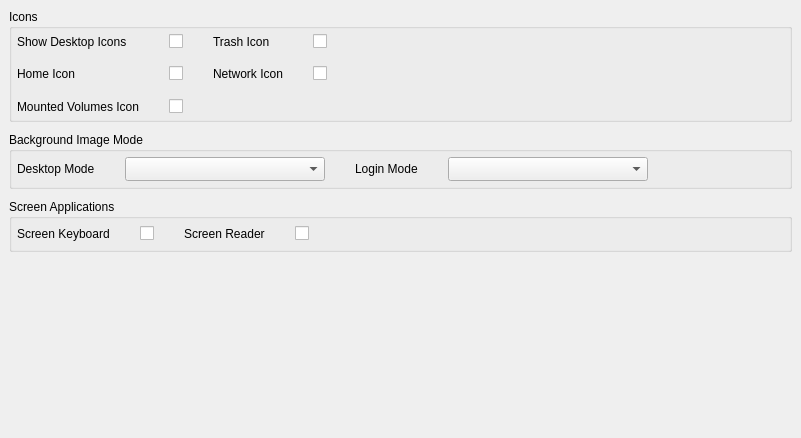
<?xml version="1.0" encoding="UTF-8"?>
<ui version="4.0">
 <class>AppearanceSettings</class>
 <widget class="QWidget" name="AppearanceSettings">
  <property name="geometry">
   <rect>
    <x>0</x>
    <y>0</y>
    <width>801</width>
    <height>438</height>
   </rect>
  </property>
  <property name="windowTitle">
   <string notr="true"/>
  </property>
  <layout class="QVBoxLayout" name="verticalLayout">
   <property name="spacing">
    <number>0</number>
   </property>
   <property name="leftMargin">
    <number>0</number>
   </property>
   <property name="topMargin">
    <number>0</number>
   </property>
   <property name="rightMargin">
    <number>0</number>
   </property>
   <property name="bottomMargin">
    <number>0</number>
   </property>
   <item>
    <widget class="QWidget" name="widgetAppearance" native="true">
     <layout class="QGridLayout" name="gridLayout">
      <property name="horizontalSpacing">
       <number>20</number>
      </property>
      <property name="verticalSpacing">
       <number>10</number>
      </property>
      <item row="2" column="0" colspan="5">
       <widget class="QGroupBox" name="grpScreenApps">
        <property name="title">
         <string>Screen Applications</string>
        </property>
        <layout class="QGridLayout" name="gridLayout_4">
         <property name="leftMargin">
          <number>5</number>
         </property>
         <property name="topMargin">
          <number>5</number>
         </property>
         <property name="rightMargin">
          <number>5</number>
         </property>
         <property name="bottomMargin">
          <number>5</number>
         </property>
         <property name="horizontalSpacing">
          <number>30</number>
         </property>
         <property name="verticalSpacing">
          <number>15</number>
         </property>
         <item row="0" column="2" alignment="Qt::AlignLeft">
          <widget class="QLabel" name="lblMountedIcon_5">
           <property name="sizePolicy">
            <sizepolicy hsizetype="Expanding" vsizetype="Preferred">
             <horstretch>0</horstretch>
             <verstretch>0</verstretch>
            </sizepolicy>
           </property>
           <property name="text">
            <string>Screen Reader</string>
           </property>
          </widget>
         </item>
         <item row="0" column="3">
          <widget class="QCheckBox" name="checkScreenReader">
           <property name="cursor">
            <cursorShape>PointingHandCursor</cursorShape>
           </property>
           <property name="focusPolicy">
            <enum>Qt::NoFocus</enum>
           </property>
           <property name="text">
            <string/>
           </property>
          </widget>
         </item>
         <item row="0" column="0" alignment="Qt::AlignLeft">
          <widget class="QLabel" name="lblMountedIcon_4">
           <property name="sizePolicy">
            <sizepolicy hsizetype="Expanding" vsizetype="Preferred">
             <horstretch>0</horstretch>
             <verstretch>0</verstretch>
            </sizepolicy>
           </property>
           <property name="text">
            <string>Screen Keyboard</string>
           </property>
          </widget>
         </item>
         <item row="0" column="1">
          <widget class="QCheckBox" name="checkScreenKeyboard">
           <property name="cursor">
            <cursorShape>PointingHandCursor</cursorShape>
           </property>
           <property name="focusPolicy">
            <enum>Qt::NoFocus</enum>
           </property>
           <property name="text">
            <string/>
           </property>
          </widget>
         </item>
         <item row="0" column="4">
          <spacer name="horizontalSpacer_3">
           <property name="orientation">
            <enum>Qt::Horizontal</enum>
           </property>
           <property name="sizeHint" stdset="0">
            <size>
             <width>40</width>
             <height>20</height>
            </size>
           </property>
          </spacer>
         </item>
        </layout>
       </widget>
      </item>
      <item row="1" column="0" colspan="5">
       <widget class="QGroupBox" name="grpBackground">
        <property name="title">
         <string>Background Image Mode</string>
        </property>
        <layout class="QGridLayout" name="gridLayout_3">
         <property name="leftMargin">
          <number>5</number>
         </property>
         <property name="topMargin">
          <number>5</number>
         </property>
         <property name="rightMargin">
          <number>5</number>
         </property>
         <property name="bottomMargin">
          <number>5</number>
         </property>
         <property name="horizontalSpacing">
          <number>30</number>
         </property>
         <property name="verticalSpacing">
          <number>15</number>
         </property>
         <item row="0" column="0" alignment="Qt::AlignLeft">
          <widget class="QLabel" name="lblMountedIcon_2">
           <property name="sizePolicy">
            <sizepolicy hsizetype="Expanding" vsizetype="Preferred">
             <horstretch>0</horstretch>
             <verstretch>0</verstretch>
            </sizepolicy>
           </property>
           <property name="text">
            <string>Desktop Mode</string>
           </property>
          </widget>
         </item>
         <item row="0" column="3">
          <widget class="QComboBox" name="cmbLoginBackMode">
           <property name="sizePolicy">
            <sizepolicy hsizetype="Expanding" vsizetype="Fixed">
             <horstretch>0</horstretch>
             <verstretch>0</verstretch>
            </sizepolicy>
           </property>
           <property name="minimumSize">
            <size>
             <width>200</width>
             <height>0</height>
            </size>
           </property>
           <property name="maximumSize">
            <size>
             <width>300</width>
             <height>16777215</height>
            </size>
           </property>
           <property name="sizeAdjustPolicy">
            <enum>QComboBox::AdjustToMinimumContentsLengthWithIcon</enum>
           </property>
          </widget>
         </item>
         <item row="0" column="2" alignment="Qt::AlignLeft">
          <widget class="QLabel" name="lblMountedIcon_3">
           <property name="sizePolicy">
            <sizepolicy hsizetype="Expanding" vsizetype="Preferred">
             <horstretch>0</horstretch>
             <verstretch>0</verstretch>
            </sizepolicy>
           </property>
           <property name="text">
            <string>Login Mode</string>
           </property>
          </widget>
         </item>
         <item row="0" column="1">
          <widget class="QComboBox" name="cmbDesktopBackMode">
           <property name="sizePolicy">
            <sizepolicy hsizetype="Expanding" vsizetype="Fixed">
             <horstretch>0</horstretch>
             <verstretch>0</verstretch>
            </sizepolicy>
           </property>
           <property name="minimumSize">
            <size>
             <width>200</width>
             <height>0</height>
            </size>
           </property>
           <property name="maximumSize">
            <size>
             <width>300</width>
             <height>16777215</height>
            </size>
           </property>
           <property name="sizeAdjustPolicy">
            <enum>QComboBox::AdjustToMinimumContentsLengthWithIcon</enum>
           </property>
          </widget>
         </item>
         <item row="0" column="4">
          <spacer name="horizontalSpacer_2">
           <property name="orientation">
            <enum>Qt::Horizontal</enum>
           </property>
           <property name="sizeHint" stdset="0">
            <size>
             <width>40</width>
             <height>20</height>
            </size>
           </property>
          </spacer>
         </item>
        </layout>
       </widget>
      </item>
      <item row="0" column="0" colspan="5">
       <widget class="QGroupBox" name="grpIcons">
        <property name="title">
         <string>Icons</string>
        </property>
        <layout class="QGridLayout" name="gridLayout_2">
         <property name="leftMargin">
          <number>5</number>
         </property>
         <property name="topMargin">
          <number>5</number>
         </property>
         <property name="rightMargin">
          <number>5</number>
         </property>
         <property name="bottomMargin">
          <number>5</number>
         </property>
         <property name="horizontalSpacing">
          <number>30</number>
         </property>
         <property name="verticalSpacing">
          <number>15</number>
         </property>
         <item row="1" column="0" alignment="Qt::AlignLeft">
          <widget class="QLabel" name="lblHomeIcon">
           <property name="sizePolicy">
            <sizepolicy hsizetype="Expanding" vsizetype="Preferred">
             <horstretch>0</horstretch>
             <verstretch>0</verstretch>
            </sizepolicy>
           </property>
           <property name="text">
            <string>Home Icon</string>
           </property>
          </widget>
         </item>
         <item row="1" column="3">
          <widget class="QCheckBox" name="checkNetworkIcon">
           <property name="cursor">
            <cursorShape>PointingHandCursor</cursorShape>
           </property>
           <property name="focusPolicy">
            <enum>Qt::NoFocus</enum>
           </property>
           <property name="text">
            <string/>
           </property>
          </widget>
         </item>
         <item row="0" column="2" alignment="Qt::AlignLeft">
          <widget class="QLabel" name="lblTrashIcon">
           <property name="sizePolicy">
            <sizepolicy hsizetype="Expanding" vsizetype="Preferred">
             <horstretch>0</horstretch>
             <verstretch>0</verstretch>
            </sizepolicy>
           </property>
           <property name="text">
            <string>Trash Icon</string>
           </property>
          </widget>
         </item>
         <item row="2" column="0" alignment="Qt::AlignLeft">
          <widget class="QLabel" name="lblMountedIcon">
           <property name="sizePolicy">
            <sizepolicy hsizetype="Expanding" vsizetype="Preferred">
             <horstretch>0</horstretch>
             <verstretch>0</verstretch>
            </sizepolicy>
           </property>
           <property name="text">
            <string>Mounted Volumes Icon</string>
           </property>
          </widget>
         </item>
         <item row="1" column="1">
          <widget class="QCheckBox" name="checkHomeIcon">
           <property name="cursor">
            <cursorShape>PointingHandCursor</cursorShape>
           </property>
           <property name="focusPolicy">
            <enum>Qt::NoFocus</enum>
           </property>
           <property name="text">
            <string/>
           </property>
          </widget>
         </item>
         <item row="0" column="0" alignment="Qt::AlignLeft">
          <widget class="QLabel" name="label">
           <property name="sizePolicy">
            <sizepolicy hsizetype="Expanding" vsizetype="Preferred">
             <horstretch>0</horstretch>
             <verstretch>0</verstretch>
            </sizepolicy>
           </property>
           <property name="text">
            <string>Show Desktop Icons</string>
           </property>
          </widget>
         </item>
         <item row="0" column="1">
          <widget class="QCheckBox" name="checkShowDesktopIcons">
           <property name="cursor">
            <cursorShape>PointingHandCursor</cursorShape>
           </property>
           <property name="focusPolicy">
            <enum>Qt::NoFocus</enum>
           </property>
           <property name="text">
            <string/>
           </property>
          </widget>
         </item>
         <item row="1" column="2" alignment="Qt::AlignLeft">
          <widget class="QLabel" name="lblNetworkIcon">
           <property name="sizePolicy">
            <sizepolicy hsizetype="Expanding" vsizetype="Preferred">
             <horstretch>0</horstretch>
             <verstretch>0</verstretch>
            </sizepolicy>
           </property>
           <property name="text">
            <string>Network Icon</string>
           </property>
          </widget>
         </item>
         <item row="2" column="1">
          <widget class="QCheckBox" name="checkMountedVulmesIcon">
           <property name="cursor">
            <cursorShape>PointingHandCursor</cursorShape>
           </property>
           <property name="focusPolicy">
            <enum>Qt::NoFocus</enum>
           </property>
           <property name="text">
            <string/>
           </property>
          </widget>
         </item>
         <item row="0" column="3">
          <widget class="QCheckBox" name="checkTrashIcon">
           <property name="cursor">
            <cursorShape>PointingHandCursor</cursorShape>
           </property>
           <property name="focusPolicy">
            <enum>Qt::NoFocus</enum>
           </property>
           <property name="text">
            <string/>
           </property>
          </widget>
         </item>
         <item row="1" column="4">
          <spacer name="horizontalSpacer">
           <property name="orientation">
            <enum>Qt::Horizontal</enum>
           </property>
           <property name="sizeHint" stdset="0">
            <size>
             <width>40</width>
             <height>20</height>
            </size>
           </property>
          </spacer>
         </item>
        </layout>
       </widget>
      </item>
      <item row="3" column="0" rowspan="3">
       <spacer name="verticalSpacer">
        <property name="orientation">
         <enum>Qt::Vertical</enum>
        </property>
        <property name="sizeHint" stdset="0">
         <size>
          <width>20</width>
          <height>40</height>
         </size>
        </property>
       </spacer>
      </item>
     </layout>
    </widget>
   </item>
  </layout>
 </widget>
 <resources/>
 <connections/>
</ui>
